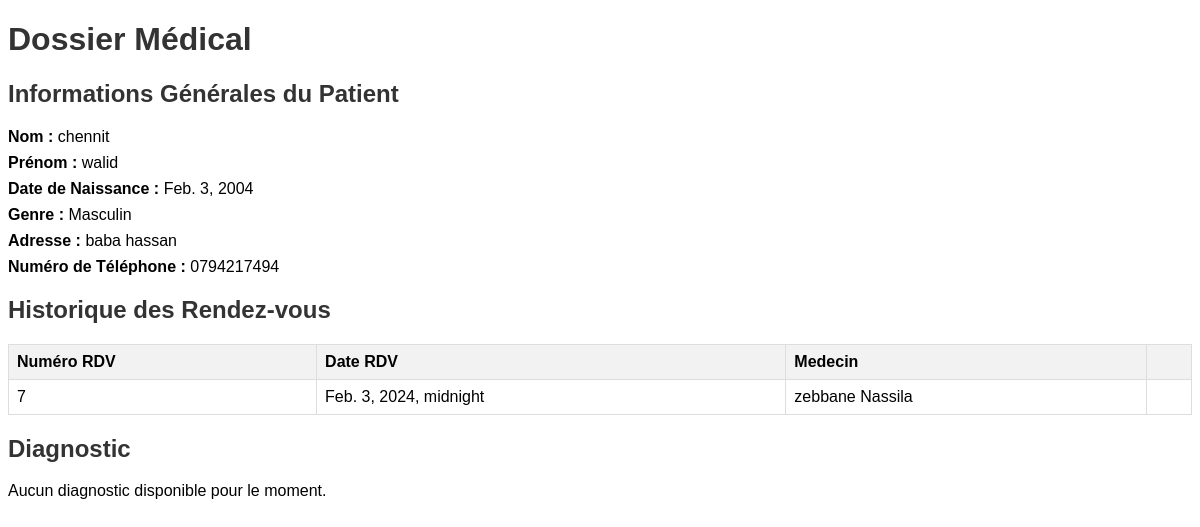
Before: /dossier_medical/1/ with the older database file.
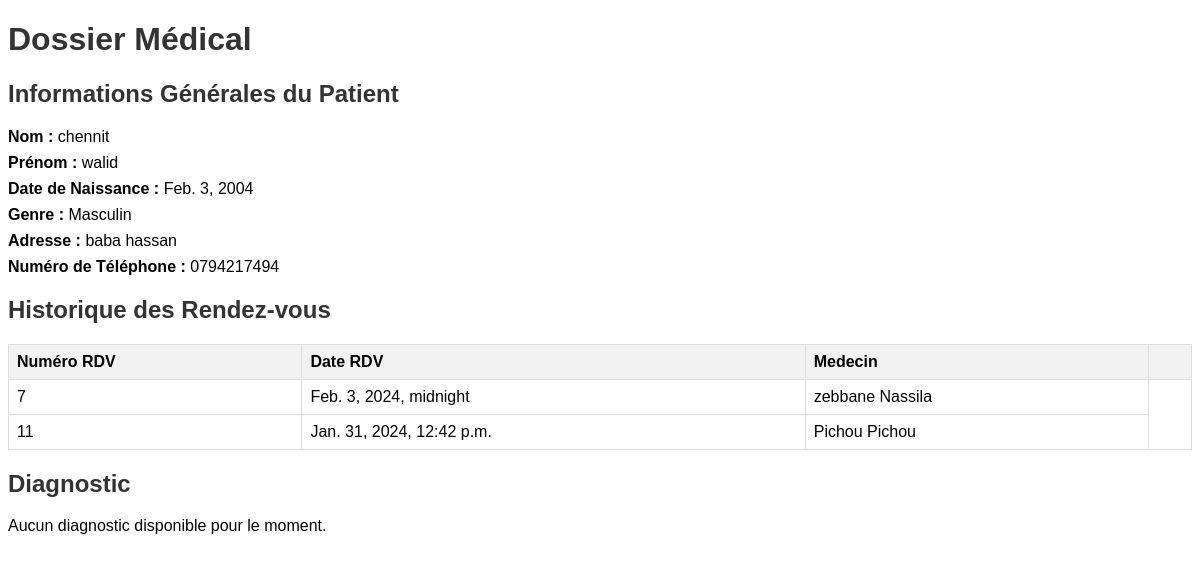
After: the same page with the newer database file.
### app1/models.py (models this page shows, shortened)
class RendezVous(models.Model) :
    Num_rdv = models.AutoField(primary_key=True)
    Date_rdv = models.DateTimeField()
    salle = models.ForeignKey('Salle', on_delete=models.CASCADE)
    Num_Patient = models.ForeignKey(Patient,on_delete = models.CASCADE)
    Num_Medecin = models.ForeignKey(Medecin,on_delete = models.CASCADE)
    choix_departement = [
        ('Card','Cardiology'),
        ('Neuro','Neurology'),
        ('Urol','Urology'),
        ('Rheum','Rheumatology'),
        ('ENT','Ear, Nose, and Throat'),
    ]
    departement = models.CharField(max_length = 50, choices = choix_departement)

class Medecin(models.Model) :
    Num_M = models.AutoField(primary_key=True)
    Nom_M = models.CharField(max_length = 50)
    Prenom_M = models.CharField(max_length = 50)
    Telephone_M = models.CharField(max_length = 10, help_text = 'Entrez un numero de telephone valable svp')
    choix_speciailte = [
        ('Cardiologist','Cardiologist'),
        ('Neurologist','Neurologist'),
        ('Urologist','Urologist'),
        ('Rheumatologist','Rheumatologist'),
        ('Otolaryngologist','Otolaryngologist'),
    ]
    specialite = models.CharField(max_length = 50, choices = choix_speciailte)

### app1/views.py (the view)
# urls.py: path('dossier_medical/<int:patient_id>/', Dossier_medical, name='Dossier_medical'),
def Dossier_medical(request, patient_id):
    patient = get_object_or_404(Patient, Num_P=patient_id)
    dossier, created = Dossier.objects.get_or_create(Num_Patient=patient)
    if request.method == 'POST':
        form = DossierForm(request.POST, instance=dossier)
        if form.is_valid():
            form.save()
            return redirect('dossier_medical', patient_id=patient.id)
    else:
        form = DossierForm(instance=dossier)
    return render(request, 'dossier_medical.html', {'form': form, 'dossier_medical': dossier})

### app1/templates/dossier_medical.html (shortened to what this page needs)
<!DOCTYPE html>
{% load static %}
<html lang="en">
<head>
    <link href="{% static 'css/style_dossier.css' %}" rel="stylesheet" >
</head>
<body>
<h1>Dossier Médical</h1>
<h2>Informations Générales du Patient</h2>
<ul>
    <li><strong>Nom :</strong> {{ dossier_medical.Num_Patient.Nom_P }}</li>
    <li><strong>Prénom :</strong> {{ dossier_medical.Num_Patient.Prenom_P }}</li>
    <li><strong>Date de Naissance :</strong> {{ dossier_medical.Num_Patient.DateNaissance }}</li>
    <li><strong>Genre :</strong> {{ dossier_medical.Num_Patient.get_Genre_display }}</li>
    <li><strong>Adresse :</strong> {{ dossier_medical.Num_Patient.Adresse_P }}</li>
    <li><strong>Numéro de Téléphone :</strong> {{ dossier_medical.Num_Patient.Telephone_P }}</li>
</ul>
<h2>Historique des Rendez-vous</h2>
<table border="1">
    <thead>
        <tr>
            <th>Numéro RDV</th>
            <th>Date RDV</th>
            <th>Medecin</th>
            <th></th>
        </tr>
    </thead>
    <tbody>
        {% for rendezvous in dossier_medical.Num_Patient.rendezvous_set.all %}
        <tr>
            <td>{{ rendezvous.Num_rdv }}</td>
            <td>{{ rendezvous.Date_rdv }}</td>
            <td>{{ rendezvous.Num_Medecin.Nom_M }} {{ rendezvous.Num_Medecin.Prenom_M}}</td>
        </tr>
         {% endfor %}
    </tbody>
</table>
<h2>Diagnostic</h2>
{% if dossier_medical.Num_Patient.Num_rdv.Num_Diagnostic %}
    <ul>
        <li><strong>Description du Diagnostic :</strong> {{ dossier_medical.Num_Patient.Num_rdv.Num_Diagnostic.Desc_diag }}</li>
    </ul>
{% else %}
    <p>Aucun diagnostic disponible pour le moment.</p>
{% endif %}
</body>
</html>

Changed rows visible on the page:
added RendezVous: Num_rdv "11", Date_rdv "Jan. 31, 2024, 12:42 p.m.", Num_Medecin.Nom_M "Pichou", Num_Medecin.Prenom_M "Pichou"
